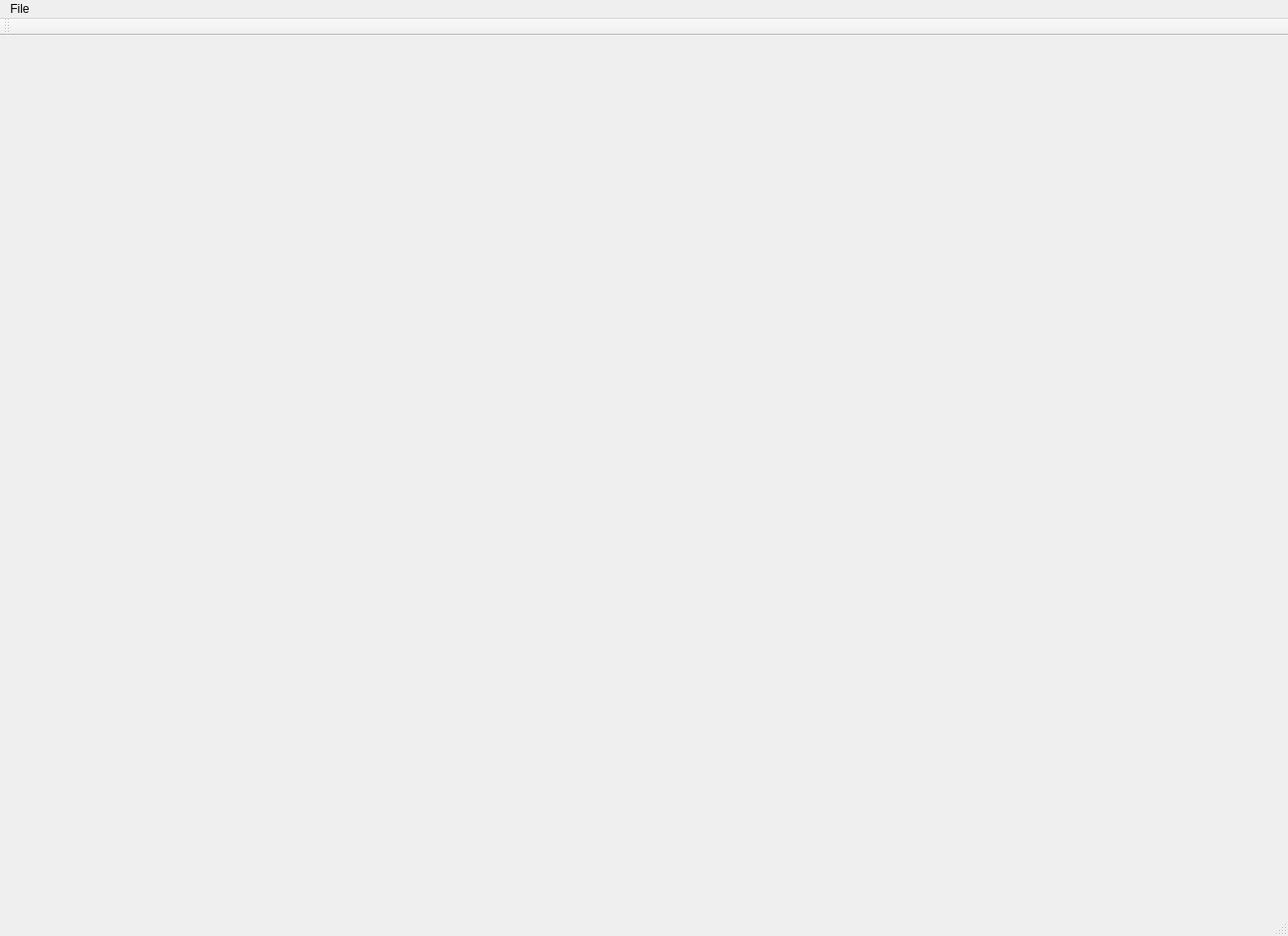
<?xml version="1.0" encoding="UTF-8"?>
<ui version="4.0">
 <class>MainWindow</class>
 <widget class="QMainWindow" name="MainWindow">
  <property name="geometry">
   <rect>
    <x>0</x>
    <y>0</y>
    <width>1295</width>
    <height>941</height>
   </rect>
  </property>
  <property name="windowTitle">
   <string>MainWindow</string>
  </property>
  <widget class="QWidget" name="centralWidget"/>
  <widget class="QMenuBar" name="menuBar">
   <property name="geometry">
    <rect>
     <x>0</x>
     <y>0</y>
     <width>1295</width>
     <height>21</height>
    </rect>
   </property>
   <widget class="QMenu" name="menuFile">
    <property name="title">
     <string>File</string>
    </property>
    <addaction name="actionSave"/>
   </widget>
   <addaction name="menuFile"/>
  </widget>
  <widget class="QToolBar" name="mainToolBar">
   <attribute name="toolBarArea">
    <enum>TopToolBarArea</enum>
   </attribute>
   <attribute name="toolBarBreak">
    <bool>false</bool>
   </attribute>
  </widget>
  <widget class="QStatusBar" name="statusBar"/>
  <action name="actionSave">
   <property name="text">
    <string>Save</string>
   </property>
   <property name="shortcut">
    <string>Ctrl+S</string>
   </property>
  </action>
 </widget>
 <layoutdefault spacing="6" margin="11"/>
 <resources/>
 <connections/>
</ui>
